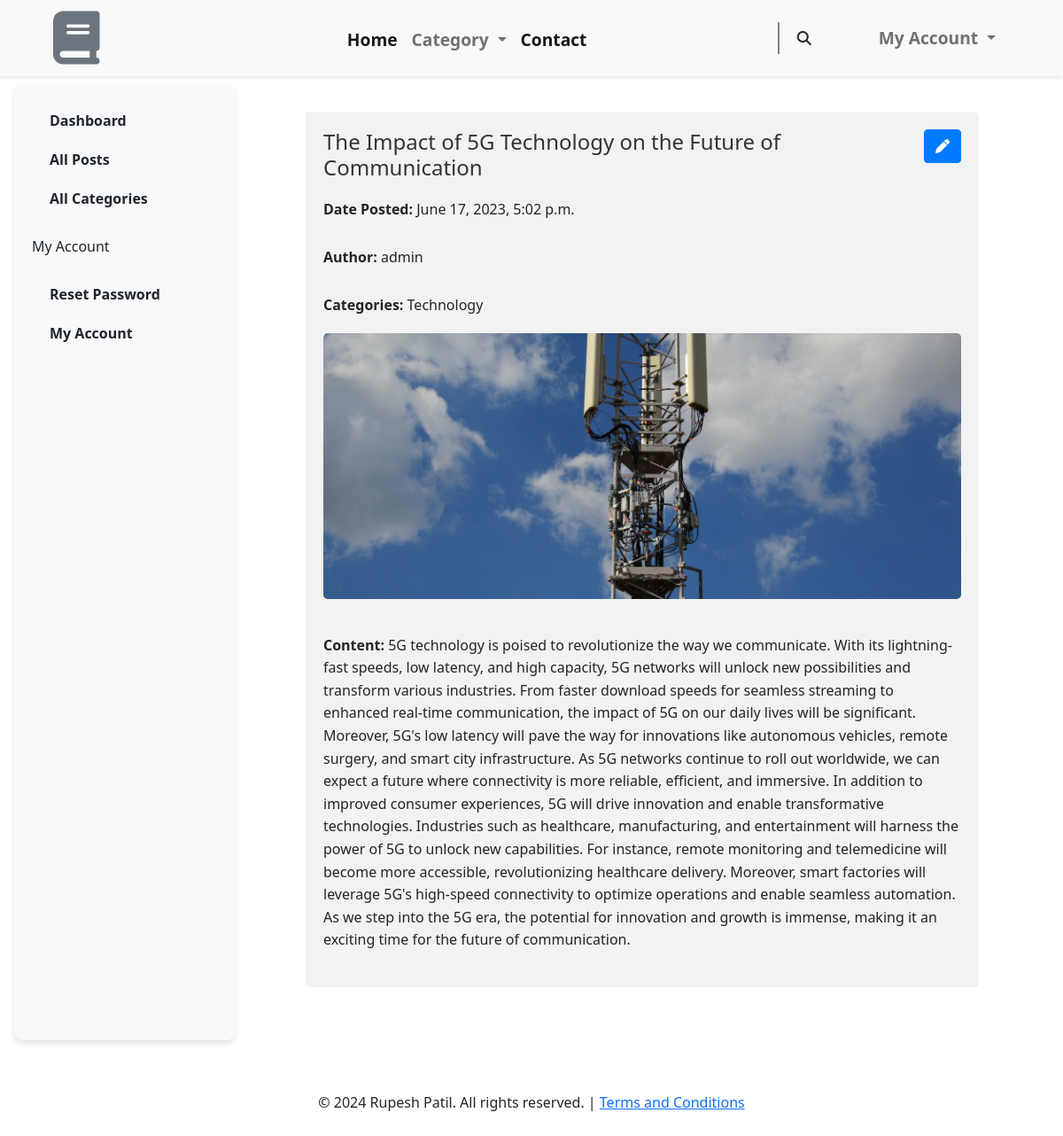
Screenshot of /post/the-impact-of-5g-technology-on-the-future-of-communication/ (signed in) with the database file from the repository.
### BlogApp/models.py (models this page shows, shortened)
class Post(models.Model):
  title = models.CharField(max_length=200)
  content = models.TextField()
  date_posted = models.DateTimeField(default=timezone.now)
  author =  models.ForeignKey(User, on_delete=models.SET_NULL, null=True)
  categories = models.ManyToManyField(Category)
  featured_image = models.ImageField(upload_to='post_images', null=True, blank=True)
  slug = models.SlugField(unique=True)
  view_count = models.PositiveIntegerField(default=0)

class Category(models.Model):
  name = models.CharField(max_length=100)
  slug = models.SlugField(unique=True)

### BlogApp/views.py (the view)
# urls.py: path('post/<slug:slug>/', PostDetailView.as_view(), name='post-detail'),
@method_decorator(login_required, name='dispatch')
class PostDetailView(DetailView):
    model = Post
    template_name = 'registration/profile.html'
    slug_field = 'slug'
    slug_url_kwarg = 'slug'
    context_object_name = 'post'

### BlogApp/templatetags/category_tags.py (called while the page is built)
@register.simple_tag
def get_all_categories():
  return Category.objects.all()

### templates/registration/profile.html (shortened to what this page needs)
{% extends 'index.html' %}
{% block content %}
<div class="sidebar my-2 mx-lg-3 mx-0">
  <ul class="nav flex-column">
    <li class="nav-item">
      <a class="nav-link" href="/accounts/profile/">Dashboard</a>
    </li>
    {% if user.is_superuser %}
    <li class="nav-item">
      <a class="nav-link" href="/posts/">All Posts</a>
    </li>
    <li class="nav-item">
      <a class="nav-link" href="/categories/">All Categories</a>
    </li>
  {% endif %}
    <li class="nav-item">
      <a class="nav-link" href="#"></a>
    </li>
    <li class="nav-item header">
      <span class="py-5">My Account </span>
    </li>
    <li class="nav-item">
      <a class="nav-link" href="#"></a>
    </li>
    <li class="nav-item">
      <a class="nav-link" href="{% url 'password_change' %}">Reset Password </a>
    </li>
    <li class="nav-item">
      <a class="nav-link" href="{% url 'myaccount' %}">My Account </a>
    </li>
  </ul>
</div>
<div class="content">
  {% if post  %}
  {% include 'posts/post_detail.html' %}
  {% endif %}
{% endblock content %}

### templates/posts/post_detail.html (shortened to what this page needs)
{% block content %}
    <div class="container">
        <div class="post-details">
            <div class="d-flex justify-content-between">
            <h2 class="mr-3">{{ post.title }}</h2>
            <div>
            <a href="{% url 'post-update' post.slug %}" class="btn btn-primary"><i class="fas fa-pen"></i></a>
            </div>
            </div>
            <p><strong>Date Posted:</strong> {{ post.date_posted }}</p>
            <p><strong>Author:</strong> {{ post.author }}</p>
            <p><strong>Categories:</strong>
                {% for category in post.categories.all %}
                    {{ category.name }}{% if not forloop.last %}, {% endif %}
                {% empty %}
                    No categories
                {% endfor %}
            </p>
            {% if post.featured_image %}
                <img src="{{ post.featured_image.url }}" alt="Featured Image" class="featured-image">
            {% else %}
                <p>No image available</p>
            {% endif %}
            <div class="post-content">
                <p><strong>Content:</strong>  {{ post.content }}
            </div>
        </div>
    </div>
{% endblock %}

### static/style.css (style rules this page uses)
body { margin: 0 auto; box-sizing: border-box; }
.btn-primary { font-size: 16px; }
.btn-primary { background-color: #007bff; border-color: #007bff; }

### templates/registration/profile.html (style rules this page uses)
.sidebar { width: 250px; background-color: #f8f9fa; padding: 20px; position: fixed; height: 80%; overflow-y: auto; }
.sidebar .nav-link { color: #212529; font-weight: bold; padding: 10px 20px; display: block; text-decoration: none; transition: background-color 0.3s ease; }
.content { margin-left: 250px; padding: 20px; }
.sidebar { box-shadow: 0 4px 6px rgba(0, 0, 0, 0.1); border-radius: 10px; }
.sidebar .nav-link { border-radius: 5px; }
.content { background-color: #fff; border-radius: 10px; }

### templates/posts/post_detail.html (style rules this page uses)
.container { max-width: 800px; margin: 0 auto; padding: 20px; }
.post-details { background-color: #f2f2f2; padding: 20px; border-radius: 5px; }
.post-details h2 { color: #333; font-size: 24px; margin-bottom: 10px; }
.post-details p { margin-bottom: 10px; }
.post-details strong { font-weight: bold; }
.featured-image { width: 100%; max-height: 300px; object-fit: cover; border-radius: 5px; margin-bottom: 10px; }
.post-content { margin-top: 20px; line-height: 1.6; }
p { padding:10px 0px !important; }

### rows the page displays
Post: title "The Impact of 5G Technology on the Future of Communication", date_posted "June 17, 2023, 5:02 p.m.", author "admin", featured_image (picture), content "5G technology is poised to revolutionize the way we communicate. With its lightning-fast speeds, low latency, and high capacity, 5G networks will unlock new possibilities and transform various industries. From faster download speeds for seamless streaming to enhanced real-time communication, the impact of 5G on our daily lives will be significant. Moreover, 5G's low latency will pave the way for innovations like autonomous vehicles, remote surgery, and smart city infrastructure. As 5G networks continue to roll out worldwide, we can expect a future where connectivity is more reliable, efficient, and immersive. In addition to improved consumer experiences, 5G will drive innovation and enable…"
Category: name "Technology"
